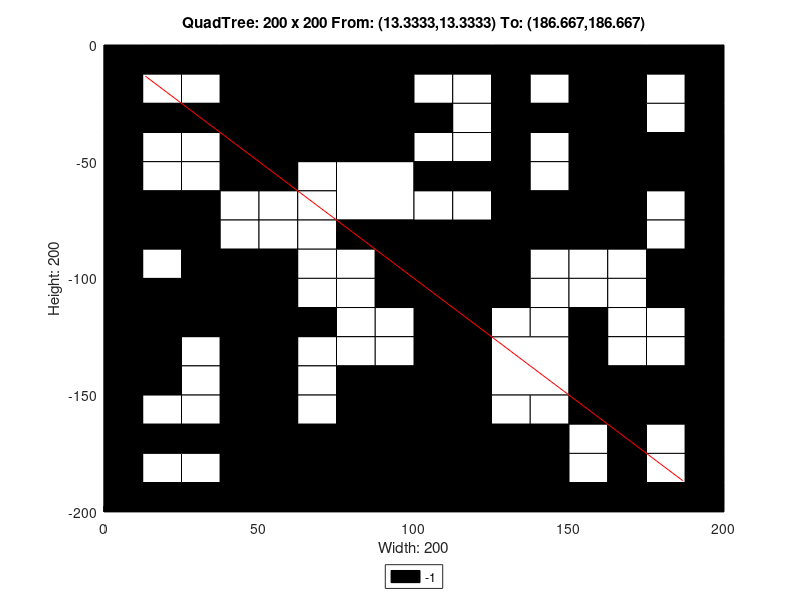

This figure's MATLAB source:
axis([0 200 -200 0]);
title('QuadTree: 200 x 200 From: (13.3333,13.3333) To: (186.667,186.667)');
xlabel('Width: 200');
ylabel('Height: 200');
rectangle('Position',[50 -50 50 50], 'FaceColor',[0 0 0]);
rectangle('Position',[75 -75 25 25], 'FaceColor',[1 1 1]);
rectangle('Position',[150 -25 25 25], 'FaceColor',[0 0 0]);
rectangle('Position',[150 -50 25 25], 'FaceColor',[0 0 0]);
rectangle('Position',[100 -100 25 25], 'FaceColor',[0 0 0]);
rectangle('Position',[150 -75 25 25], 'FaceColor',[0 0 0]);
rectangle('Position',[0 -125 25 25], 'FaceColor',[0 0 0]);
rectangle('Position',[25 -125 25 25], 'FaceColor',[0 0 0]);
rectangle('Position',[0 -150 25 25], 'FaceColor',[0 0 0]);
rectangle('Position',[75 -175 25 25], 'FaceColor',[0 0 0]);
rectangle('Position',[50 -200 25 25], 'FaceColor',[0 0 0]);
rectangle('Position',[75 -200 25 25], 'FaceColor',[0 0 0]);
rectangle('Position',[100 -125 25 25], 'FaceColor',[0 0 0]);
rectangle('Position',[100 -150 25 25], 'FaceColor',[0 0 0]);
rectangle('Position',[125 -150 25 25], 'FaceColor',[1 1 1]);
rectangle('Position',[100 -175 25 25], 'FaceColor',[0 0 0]);
rectangle('Position',[100 -200 25 25], 'FaceColor',[0 0 0]);
rectangle('Position',[125 -200 25 25], 'FaceColor',[0 0 0]);
rectangle('Position',[0 -12.5 12.5 12.5], 'FaceColor',[0 0 0]);
rectangle('Position',[12.5 -12.5 12.5 12.5], 'FaceColor',[0 0 0]);
rectangle('Position',[0 -25 12.5 12.5], 'FaceColor',[0 0 0]);
rectangle('Position',[12.5 -25 12.5 12.5], 'FaceColor',[1 1 1]);
rectangle('Position',[25 -12.5 12.5 12.5], 'FaceColor',[0 0 0]);
rectangle('Position',[37.5 -12.5 12.5 12.5], 'FaceColor',[0 0 0]);
rectangle('Position',[25 -25 12.5 12.5], 'FaceColor',[1 1 1]);
rectangle('Position',[37.5 -25 12.5 12.5], 'FaceColor',[0 0 0]);
rectangle('Position',[0 -37.5 12.5 12.5], 'FaceColor',[0 0 0]);
rectangle('Position',[12.5 -37.5 12.5 12.5], 'FaceColor',[0 0 0]);
rectangle('Position',[0 -50 12.5 12.5], 'FaceColor',[0 0 0]);
rectangle('Position',[12.5 -50 12.5 12.5], 'FaceColor',[1 1 1]);
rectangle('Position',[25 -37.5 12.5 12.5], 'FaceColor',[0 0 0]);
rectangle('Position',[37.5 -37.5 12.5 12.5], 'FaceColor',[0 0 0]);
rectangle('Position',[25 -50 12.5 12.5], 'FaceColor',[1 1 1]);
rectangle('Position',[37.5 -50 12.5 12.5], 'FaceColor',[0 0 0]);
rectangle('Position',[0 -62.5 12.5 12.5], 'FaceColor',[0 0 0]);
rectangle('Position',[12.5 -62.5 12.5 12.5], 'FaceColor',[1 1 1]);
rectangle('Position',[0 -75 12.5 12.5], 'FaceColor',[0 0 0]);
rectangle('Position',[12.5 -75 12.5 12.5], 'FaceColor',[0 0 0]);
rectangle('Position',[25 -62.5 12.5 12.5], 'FaceColor',[1 1 1]);
rectangle('Position',[37.5 -62.5 12.5 12.5], 'FaceColor',[0 0 0]);
rectangle('Position',[25 -75 12.5 12.5], 'FaceColor',[0 0 0]);
rectangle('Position',[37.5 -75 12.5 12.5], 'FaceColor',[1 1 1]);
rectangle('Position',[0 -87.5 12.5 12.5], 'FaceColor',[0 0 0]);
rectangle('Position',[12.5 -87.5 12.5 12.5], 'FaceColor',[0 0 0]);
rectangle('Position',[0 -100 12.5 12.5], 'FaceColor',[0 0 0]);
rectangle('Position',[12.5 -100 12.5 12.5], 'FaceColor',[1 1 1]);
rectangle('Position',[25 -87.5 12.5 12.5], 'FaceColor',[0 0 0]);
rectangle('Position',[37.5 -87.5 12.5 12.5], 'FaceColor',[1 1 1]);
rectangle('Position',[25 -100 12.5 12.5], 'FaceColor',[0 0 0]);
rectangle('Position',[37.5 -100 12.5 12.5], 'FaceColor',[0 0 0]);
rectangle('Position',[50 -62.5 12.5 12.5], 'FaceColor',[0 0 0]);
rectangle('Position',[62.5 -62.5 12.5 12.5], 'FaceColor',[1 1 1]);
rectangle('Position',[50 -75 12.5 12.5], 'FaceColor',[1 1 1]);
rectangle('Position',[62.5 -75 12.5 12.5], 'FaceColor',[1 1 1]);
rectangle('Position',[50 -87.5 12.5 12.5], 'FaceColor',[1 1 1]);
rectangle('Position',[62.5 -87.5 12.5 12.5], 'FaceColor',[1 1 1]);
rectangle('Position',[50 -100 12.5 12.5], 'FaceColor',[0 0 0]);
rectangle('Position',[62.5 -100 12.5 12.5], 'FaceColor',[1 1 1]);
rectangle('Position',[75 -87.5 12.5 12.5], 'FaceColor',[0 0 0]);
rectangle('Position',[87.5 -87.5 12.5 12.5], 'FaceColor',[0 0 0]);
rectangle('Position',[75 -100 12.5 12.5], 'FaceColor',[1 1 1]);
rectangle('Position',[87.5 -100 12.5 12.5], 'FaceColor',[0 0 0]);
rectangle('Position',[100 -12.5 12.5 12.5], 'FaceColor',[0 0 0]);
rectangle('Position',[112.5 -12.5 12.5 12.5], 'FaceColor',[0 0 0]);
rectangle('Position',[100 -25 12.5 12.5], 'FaceColor',[1 1 1]);
rectangle('Position',[112.5 -25 12.5 12.5], 'FaceColor',[1 1 1]);
rectangle('Position',[125 -12.5 12.5 12.5], 'FaceColor',[0 0 0]);
rectangle('Position',[137.5 -12.5 12.5 12.5], 'FaceColor',[0 0 0]);
rectangle('Position',[125 -25 12.5 12.5], 'FaceColor',[0 0 0]);
rectangle('Position',[137.5 -25 12.5 12.5], 'FaceColor',[1 1 1]);
rectangle('Position',[100 -37.5 12.5 12.5], 'FaceColor',[0 0 0]);
rectangle('Position',[112.5 -37.5 12.5 12.5], 'FaceColor',[1 1 1]);
rectangle('Position',[100 -50 12.5 12.5], 'FaceColor',[1 1 1]);
rectangle('Position',[112.5 -50 12.5 12.5], 'FaceColor',[1 1 1]);
rectangle('Position',[125 -37.5 12.5 12.5], 'FaceColor',[0 0 0]);
rectangle('Position',[137.5 -37.5 12.5 12.5], 'FaceColor',[0 0 0]);
rectangle('Position',[125 -50 12.5 12.5], 'FaceColor',[0 0 0]);
rectangle('Position',[137.5 -50 12.5 12.5], 'FaceColor',[1 1 1]);
rectangle('Position',[175 -12.5 12.5 12.5], 'FaceColor',[0 0 0]);
rectangle('Position',[187.5 -12.5 12.5 12.5], 'FaceColor',[0 0 0]);
rectangle('Position',[175 -25 12.5 12.5], 'FaceColor',[1 1 1]);
rectangle('Position',[187.5 -25 12.5 12.5], 'FaceColor',[0 0 0]);
rectangle('Position',[175 -37.5 12.5 12.5], 'FaceColor',[1 1 1]);
rectangle('Position',[187.5 -37.5 12.5 12.5], 'FaceColor',[0 0 0]);
rectangle('Position',[175 -50 12.5 12.5], 'FaceColor',[0 0 0]);
rectangle('Position',[187.5 -50 12.5 12.5], 'FaceColor',[0 0 0]);
rectangle('Position',[100 -62.5 12.5 12.5], 'FaceColor',[0 0 0]);
rectangle('Position',[112.5 -62.5 12.5 12.5], 'FaceColor',[0 0 0]);
rectangle('Position',[100 -75 12.5 12.5], 'FaceColor',[1 1 1]);
rectangle('Position',[112.5 -75 12.5 12.5], 'FaceColor',[1 1 1]);
rectangle('Position',[125 -62.5 12.5 12.5], 'FaceColor',[0 0 0]);
rectangle('Position',[137.5 -62.5 12.5 12.5], 'FaceColor',[1 1 1]);
rectangle('Position',[125 -75 12.5 12.5], 'FaceColor',[0 0 0]);
rectangle('Position',[137.5 -75 12.5 12.5], 'FaceColor',[0 0 0]);
rectangle('Position',[125 -87.5 12.5 12.5], 'FaceColor',[0 0 0]);
rectangle('Position',[137.5 -87.5 12.5 12.5], 'FaceColor',[0 0 0]);
rectangle('Position',[125 -100 12.5 12.5], 'FaceColor',[0 0 0]);
rectangle('Position',[137.5 -100 12.5 12.5], 'FaceColor',[1 1 1]);
rectangle('Position',[175 -62.5 12.5 12.5], 'FaceColor',[0 0 0]);
rectangle('Position',[187.5 -62.5 12.5 12.5], 'FaceColor',[0 0 0]);
rectangle('Position',[175 -75 12.5 12.5], 'FaceColor',[1 1 1]);
rectangle('Position',[187.5 -75 12.5 12.5], 'FaceColor',[0 0 0]);
rectangle('Position',[150 -87.5 12.5 12.5], 'FaceColor',[0 0 0]);
rectangle('Position',[162.5 -87.5 12.5 12.5], 'FaceColor',[0 0 0]);
rectangle('Position',[150 -100 12.5 12.5], 'FaceColor',[1 1 1]);
rectangle('Position',[162.5 -100 12.5 12.5], 'FaceColor',[1 1 1]);
rectangle('Position',[175 -87.5 12.5 12.5], 'FaceColor',[1 1 1]);
rectangle('Position',[187.5 -87.5 12.5 12.5], 'FaceColor',[0 0 0]);
rectangle('Position',[175 -100 12.5 12.5], 'FaceColor',[0 0 0]);
rectangle('Position',[187.5 -100 12.5 12.5], 'FaceColor',[0 0 0]);
rectangle('Position',[25 -137.5 12.5 12.5], 'FaceColor',[1 1 1]);
rectangle('Position',[37.5 -137.5 12.5 12.5], 'FaceColor',[0 0 0]);
rectangle('Position',[25 -150 12.5 12.5], 'FaceColor',[1 1 1]);
rectangle('Position',[37.5 -150 12.5 12.5], 'FaceColor',[0 0 0]);
rectangle('Position',[50 -112.5 12.5 12.5], 'FaceColor',[0 0 0]);
rectangle('Position',[62.5 -112.5 12.5 12.5], 'FaceColor',[1 1 1]);
rectangle('Position',[50 -125 12.5 12.5], 'FaceColor',[0 0 0]);
rectangle('Position',[62.5 -125 12.5 12.5], 'FaceColor',[0 0 0]);
rectangle('Position',[75 -112.5 12.5 12.5], 'FaceColor',[1 1 1]);
rectangle('Position',[87.5 -112.5 12.5 12.5], 'FaceColor',[0 0 0]);
rectangle('Position',[75 -125 12.5 12.5], 'FaceColor',[1 1 1]);
rectangle('Position',[87.5 -125 12.5 12.5], 'FaceColor',[1 1 1]);
rectangle('Position',[50 -137.5 12.5 12.5], 'FaceColor',[0 0 0]);
rectangle('Position',[62.5 -137.5 12.5 12.5], 'FaceColor',[1 1 1]);
rectangle('Position',[50 -150 12.5 12.5], 'FaceColor',[0 0 0]);
rectangle('Position',[62.5 -150 12.5 12.5], 'FaceColor',[1 1 1]);
rectangle('Position',[75 -137.5 12.5 12.5], 'FaceColor',[1 1 1]);
rectangle('Position',[87.5 -137.5 12.5 12.5], 'FaceColor',[1 1 1]);
rectangle('Position',[75 -150 12.5 12.5], 'FaceColor',[0 0 0]);
rectangle('Position',[87.5 -150 12.5 12.5], 'FaceColor',[0 0 0]);
rectangle('Position',[0 -162.5 12.5 12.5], 'FaceColor',[0 0 0]);
rectangle('Position',[12.5 -162.5 12.5 12.5], 'FaceColor',[1 1 1]);
rectangle('Position',[0 -175 12.5 12.5], 'FaceColor',[0 0 0]);
rectangle('Position',[12.5 -175 12.5 12.5], 'FaceColor',[0 0 0]);
rectangle('Position',[25 -162.5 12.5 12.5], 'FaceColor',[1 1 1]);
rectangle('Position',[37.5 -162.5 12.5 12.5], 'FaceColor',[0 0 0]);
rectangle('Position',[25 -175 12.5 12.5], 'FaceColor',[0 0 0]);
rectangle('Position',[37.5 -175 12.5 12.5], 'FaceColor',[0 0 0]);
rectangle('Position',[0 -187.5 12.5 12.5], 'FaceColor',[0 0 0]);
rectangle('Position',[12.5 -187.5 12.5 12.5], 'FaceColor',[1 1 1]);
rectangle('Position',[0 -200 12.5 12.5], 'FaceColor',[0 0 0]);
rectangle('Position',[12.5 -200 12.5 12.5], 'FaceColor',[0 0 0]);
rectangle('Position',[25 -187.5 12.5 12.5], 'FaceColor',[1 1 1]);
rectangle('Position',[37.5 -187.5 12.5 12.5], 'FaceColor',[0 0 0]);
rectangle('Position',[25 -200 12.5 12.5], 'FaceColor',[0 0 0]);
rectangle('Position',[37.5 -200 12.5 12.5], 'FaceColor',[0 0 0]);
rectangle('Position',[50 -162.5 12.5 12.5], 'FaceColor',[0 0 0]);
rectangle('Position',[62.5 -162.5 12.5 12.5], 'FaceColor',[1 1 1]);
rectangle('Position',[50 -175 12.5 12.5], 'FaceColor',[0 0 0]);
rectangle('Position',[62.5 -175 12.5 12.5], 'FaceColor',[0 0 0]);
rectangle('Position',[125 -112.5 12.5 12.5], 'FaceColor',[0 0 0]);
rectangle('Position',[137.5 -112.5 12.5 12.5], 'FaceColor',[1 1 1]);
rectangle('Position',[125 -125 12.5 12.5], 'FaceColor',[1 1 1]);
rectangle('Position',[137.5 -125 12.5 12.5], 'FaceColor',[1 1 1]);
rectangle('Position',[150 -112.5 12.5 12.5], 'FaceColor',[1 1 1]);
rectangle('Position',[162.5 -112.5 12.5 12.5], 'FaceColor',[1 1 1]);
rectangle('Position',[150 -125 12.5 12.5], 'FaceColor',[0 0 0]);
rectangle('Position',[162.5 -125 12.5 12.5], 'FaceColor',[1 1 1]);
rectangle('Position',[175 -112.5 12.5 12.5], 'FaceColor',[0 0 0]);
rectangle('Position',[187.5 -112.5 12.5 12.5], 'FaceColor',[0 0 0]);
rectangle('Position',[175 -125 12.5 12.5], 'FaceColor',[1 1 1]);
rectangle('Position',[187.5 -125 12.5 12.5], 'FaceColor',[0 0 0]);
rectangle('Position',[150 -137.5 12.5 12.5], 'FaceColor',[0 0 0]);
rectangle('Position',[162.5 -137.5 12.5 12.5], 'FaceColor',[1 1 1]);
rectangle('Position',[150 -150 12.5 12.5], 'FaceColor',[0 0 0]);
rectangle('Position',[162.5 -150 12.5 12.5], 'FaceColor',[0 0 0]);
rectangle('Position',[175 -137.5 12.5 12.5], 'FaceColor',[1 1 1]);
rectangle('Position',[187.5 -137.5 12.5 12.5], 'FaceColor',[0 0 0]);
rectangle('Position',[175 -150 12.5 12.5], 'FaceColor',[0 0 0]);
rectangle('Position',[187.5 -150 12.5 12.5], 'FaceColor',[0 0 0]);
rectangle('Position',[125 -162.5 12.5 12.5], 'FaceColor',[1 1 1]);
rectangle('Position',[137.5 -162.5 12.5 12.5], 'FaceColor',[1 1 1]);
rectangle('Position',[125 -175 12.5 12.5], 'FaceColor',[0 0 0]);
rectangle('Position',[137.5 -175 12.5 12.5], 'FaceColor',[0 0 0]);
rectangle('Position',[150 -162.5 12.5 12.5], 'FaceColor',[0 0 0]);
rectangle('Position',[162.5 -162.5 12.5 12.5], 'FaceColor',[0 0 0]);
rectangle('Position',[150 -175 12.5 12.5], 'FaceColor',[1 1 1]);
rectangle('Position',[162.5 -175 12.5 12.5], 'FaceColor',[0 0 0]);
rectangle('Position',[175 -162.5 12.5 12.5], 'FaceColor',[0 0 0]);
rectangle('Position',[187.5 -162.5 12.5 12.5], 'FaceColor',[0 0 0]);
rectangle('Position',[175 -175 12.5 12.5], 'FaceColor',[1 1 1]);
rectangle('Position',[187.5 -175 12.5 12.5], 'FaceColor',[0 0 0]);
rectangle('Position',[150 -187.5 12.5 12.5], 'FaceColor',[1 1 1]);
rectangle('Position',[162.5 -187.5 12.5 12.5], 'FaceColor',[0 0 0]);
rectangle('Position',[150 -200 12.5 12.5], 'FaceColor',[0 0 0]);
rectangle('Position',[162.5 -200 12.5 12.5], 'FaceColor',[0 0 0]);
rectangle('Position',[175 -187.5 12.5 12.5], 'FaceColor',[1 1 1]);
rectangle('Position',[187.5 -187.5 12.5 12.5], 'FaceColor',[0 0 0]);
rectangle('Position',[175 -200 12.5 12.5], 'FaceColor',[0 0 0]);
rectangle('Position',[187.5 -200 12.5 12.5], 'FaceColor',[0 0 0]);
X=[186.667,13.3333];
Y=[-186.667,-13.3333];
hold on;
plot(X,Y,'r');
legend('-1','Location','southoutside');
